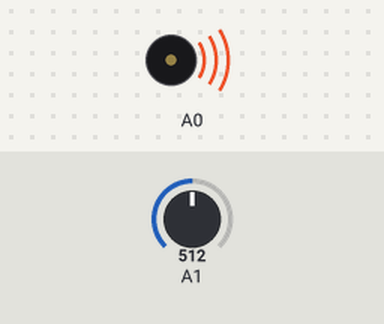
Recording of a sketch running on a simulated Arduino Uno, built with avr-gcc and run on an emulated ATmega328P. Parts: buzzer (waves = sounding). The test bench sets the inputs (shaded band); at power-on: A1 = 512.

Above: at 1.2 s.
1.3 s: A1 set to 0
At 2.3 s:
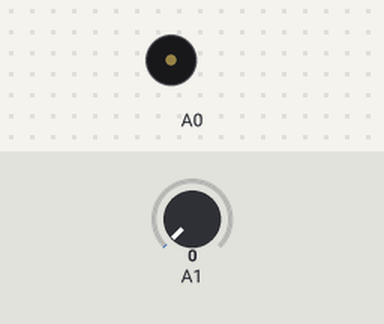
2.8 s: A1 set to 122
At 3.4 s:
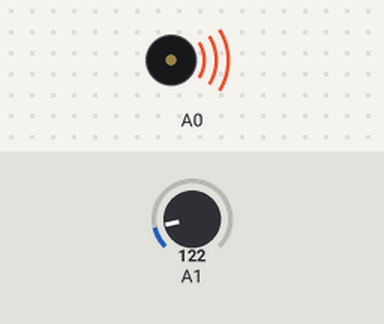
Timing chart, 0 to 5.8 s (numbered marks = the images above; inputs shaded):
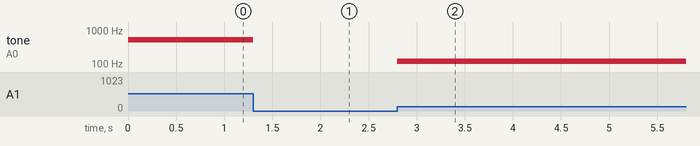

Measured:
- after the input at 1.3 s, tone on A0: 512 Hz → silent at once
- after the input at 2.8 s, tone on A0: silent → 122 Hz at once

The sketch:

musicbox.ino
```cpp
int map(int val, int ilo, int ihi, int olo, int ohi) {
  return olo + (ohi - olo) * ((val - ilo) / (ihi - ilo));
}

void setup() {
  pinMode(A1, INPUT);
  pinMode(A0, OUTPUT);
}

int volume;
void loop() {

  volume = analogRead(A1);

  Serial.println(volume);

  tone(A0, volume, 10);

  // noTone(3);

}
```
